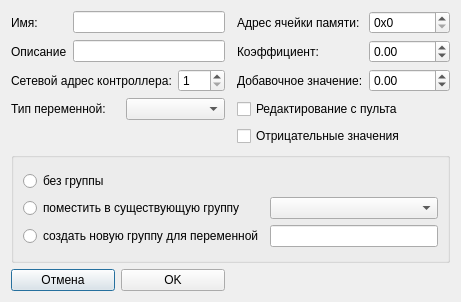
<?xml version="1.0" encoding="UTF-8"?>
<ui version="4.0">
 <class>VarEditDialog</class>
 <widget class="QDialog" name="VarEditDialog">
  <property name="geometry">
   <rect>
    <x>0</x>
    <y>0</y>
    <width>427</width>
    <height>289</height>
   </rect>
  </property>
  <property name="windowTitle">
   <string>Свойства переменной</string>
  </property>
  <layout class="QVBoxLayout" name="verticalLayout">
   <item>
    <layout class="QGridLayout" name="gridLayout">
     <item row="2" column="0" colspan="3">
      <widget class="QLabel" name="label_3">
       <property name="text">
        <string>Сетевой адрес контроллера:</string>
       </property>
      </widget>
     </item>
     <item row="2" column="3">
      <widget class="QSpinBox" name="spinBoxNetAddress">
       <property name="minimum">
        <number>1</number>
       </property>
       <property name="maximum">
        <number>255</number>
       </property>
      </widget>
     </item>
     <item row="2" column="5">
      <widget class="QLabel" name="label_8">
       <property name="text">
        <string>Добавочное значение:</string>
       </property>
      </widget>
     </item>
     <item row="2" column="6">
      <widget class="QDoubleSpinBox" name="doubleSpinBoxAdd">
       <property name="minimum">
        <double>-30000.000000000000000</double>
       </property>
       <property name="maximum">
        <double>30000.000000000000000</double>
       </property>
      </widget>
     </item>
     <item row="3" column="2" colspan="2">
      <widget class="QComboBox" name="comboBoxVarsType"/>
     </item>
     <item row="3" column="5" colspan="2">
      <widget class="QCheckBox" name="checkBoxVarEdit">
       <property name="text">
        <string>Редактирование с пульта</string>
       </property>
      </widget>
     </item>
     <item row="0" column="1" colspan="3">
      <widget class="QLineEdit" name="lineEditName"/>
     </item>
     <item row="0" column="5">
      <widget class="QLabel" name="label_5">
       <property name="text">
        <string>Адрес ячейки памяти:</string>
       </property>
      </widget>
     </item>
     <item row="0" column="6">
      <widget class="QSpinBox" name="spinBoxMemAddress">
       <property name="prefix">
        <string>0x</string>
       </property>
       <property name="maximum">
        <number>65535</number>
       </property>
       <property name="displayIntegerBase">
        <number>16</number>
       </property>
      </widget>
     </item>
     <item row="5" column="0" colspan="7">
      <widget class="QGroupBox" name="groupBox">
       <property name="minimumSize">
        <size>
         <width>361</width>
         <height>111</height>
        </size>
       </property>
       <property name="title">
        <string/>
       </property>
       <layout class="QVBoxLayout" name="verticalLayout_2">
        <item>
         <layout class="QGridLayout" name="gridLayout_2">
          <item row="0" column="0">
           <widget class="QRadioButton" name="radioButtonWithoutGroup">
            <property name="text">
             <string>без группы</string>
            </property>
           </widget>
          </item>
          <item row="1" column="0">
           <widget class="QRadioButton" name="radioButtonExistGroup">
            <property name="text">
             <string>поместить в существующую группу</string>
            </property>
           </widget>
          </item>
          <item row="1" column="1">
           <widget class="QComboBox" name="comboBoxGroups"/>
          </item>
          <item row="2" column="0">
           <widget class="QRadioButton" name="radioButtonNewGroup">
            <property name="text">
             <string>создать новую группу для переменной</string>
            </property>
           </widget>
          </item>
          <item row="2" column="1">
           <widget class="QLineEdit" name="lineEditNewGroup"/>
          </item>
         </layout>
        </item>
       </layout>
      </widget>
     </item>
     <item row="0" column="0">
      <widget class="QLabel" name="label">
       <property name="text">
        <string>Имя:</string>
       </property>
      </widget>
     </item>
     <item row="3" column="0" colspan="2">
      <widget class="QLabel" name="label_4">
       <property name="text">
        <string>Тип переменной:</string>
       </property>
      </widget>
     </item>
     <item row="1" column="0">
      <widget class="QLabel" name="label_2">
       <property name="text">
        <string>Описание</string>
       </property>
      </widget>
     </item>
     <item row="1" column="1" colspan="3">
      <widget class="QLineEdit" name="lineEditComment"/>
     </item>
     <item row="1" column="5">
      <widget class="QLabel" name="label_7">
       <property name="text">
        <string>Коэффициент:</string>
       </property>
      </widget>
     </item>
     <item row="1" column="6">
      <widget class="QDoubleSpinBox" name="doubleSpinBoxCoeff">
       <property name="minimum">
        <double>-1000.000000000000000</double>
       </property>
       <property name="maximum">
        <double>1000.000000000000000</double>
       </property>
      </widget>
     </item>
     <item row="6" column="0" colspan="4">
      <layout class="QHBoxLayout" name="horizontalLayout">
       <item>
        <widget class="QPushButton" name="pushButtonEscape">
         <property name="text">
          <string>Отмена</string>
         </property>
        </widget>
       </item>
       <item>
        <widget class="QPushButton" name="pushButtonOK">
         <property name="text">
          <string>OK</string>
         </property>
        </widget>
       </item>
      </layout>
     </item>
     <item row="4" column="5" colspan="2">
      <widget class="QCheckBox" name="checkBoxSign">
       <property name="text">
        <string>Отрицательные значения</string>
       </property>
      </widget>
     </item>
    </layout>
   </item>
  </layout>
 </widget>
 <resources/>
 <connections>
  <connection>
   <sender>pushButtonEscape</sender>
   <signal>clicked()</signal>
   <receiver>VarEditDialog</receiver>
   <slot>reject()</slot>
   <hints>
    <hint type="sourcelabel">
     <x>70</x>
     <y>243</y>
    </hint>
    <hint type="destinationlabel">
     <x>6</x>
     <y>179</y>
    </hint>
   </hints>
  </connection>
 </connections>
</ui>
